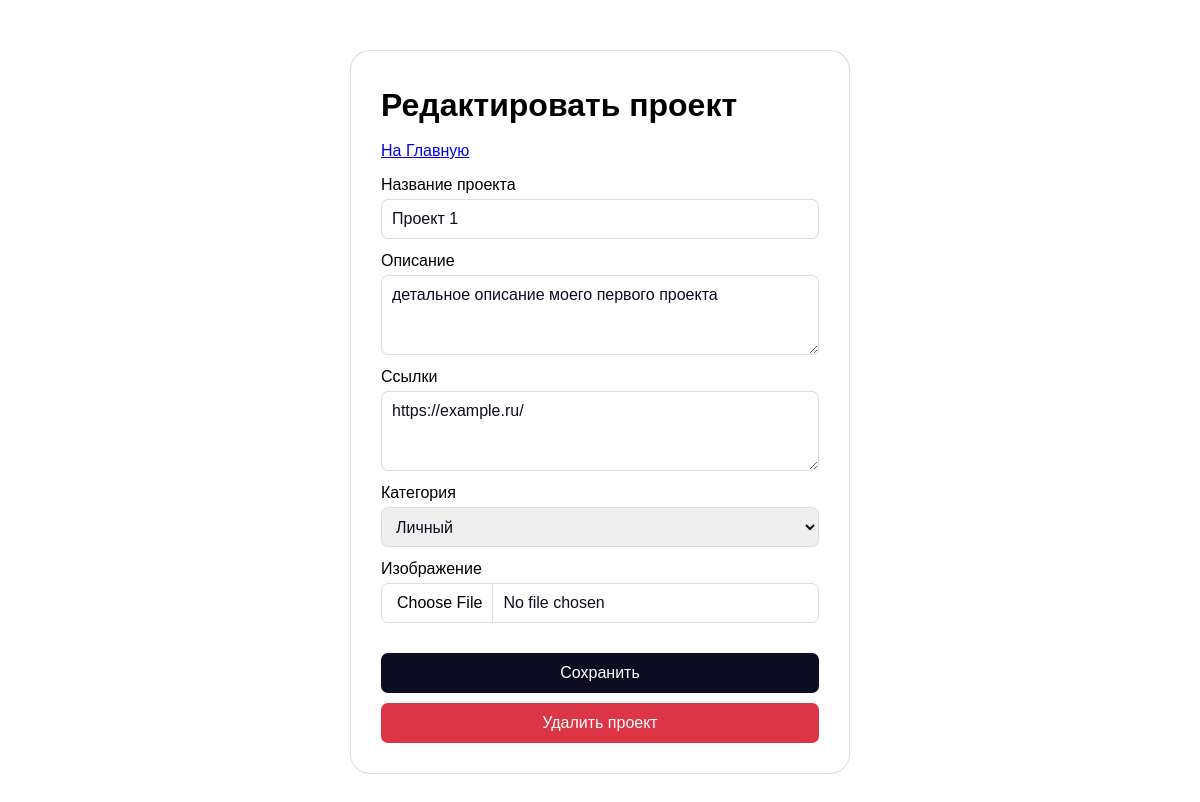
The app's page /edit_project/1 (signed in), older data.
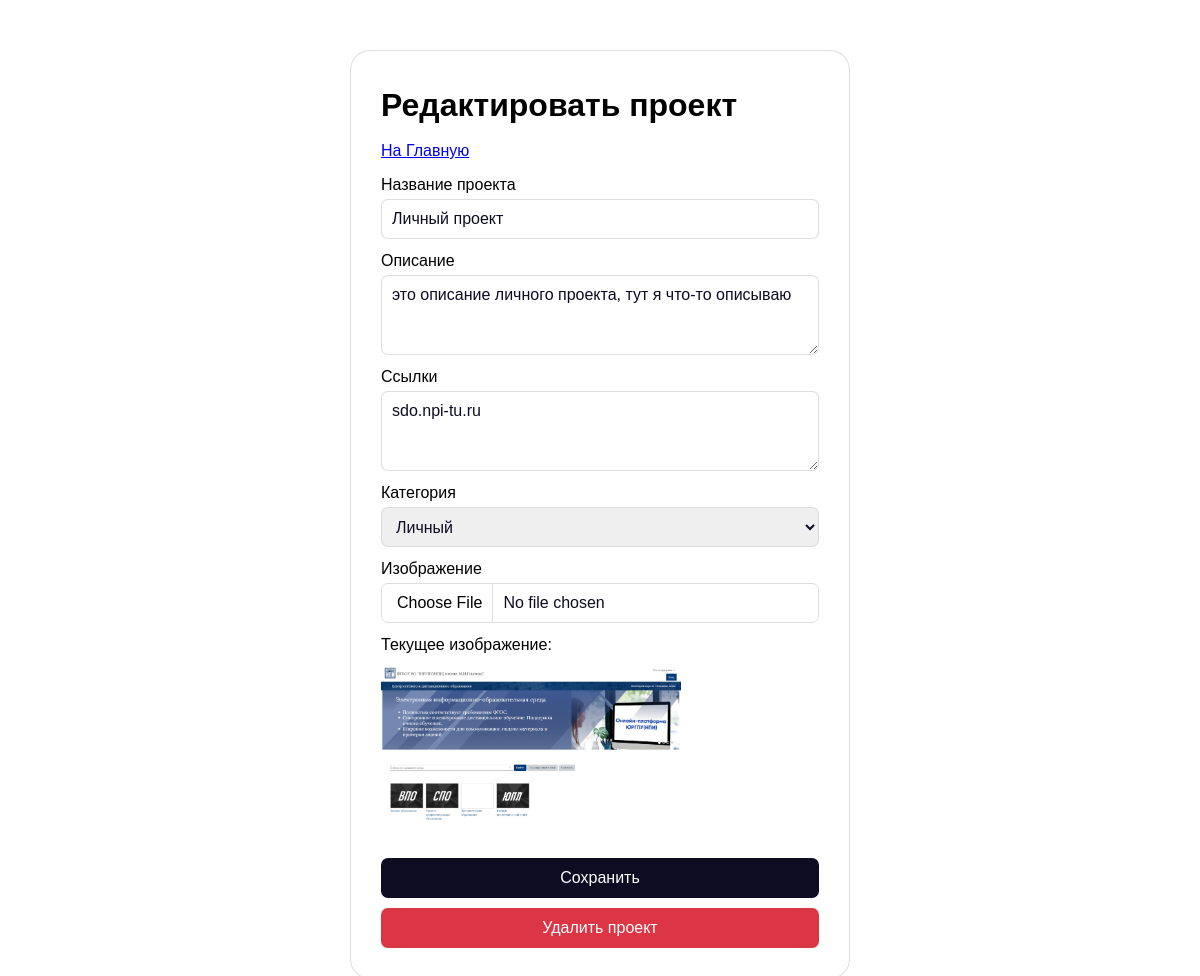
The same page, newer data.
### tables this page shows
CREATE TABLE projects (
        id INTEGER PRIMARY KEY AUTOINCREMENT,
        user_id INTEGER NOT NULL,
        title TEXT NOT NULL,
        description TEXT NOT NULL,
        links TEXT,
        category TEXT NOT NULL CHECK(category IN ('учебный', 'личный', 'командный')),
        image_path TEXT,
        created_at TIMESTAMP DEFAULT CURRENT_TIMESTAMP,
        FOREIGN KEY (user_id) REFERENCES users(id)
        );

### app.py (the view, shortened to what this page needs)
@app.route('/edit_project/<int:project_id>', methods=['GET', 'POST'])
def edit_project(project_id):
    conn = sqlite3.connect(DATABASE)
    conn.row_factory = sqlite3.Row
    c = conn.cursor()
    c.execute('''
        SELECT projects.*, users.username FROM projects
        JOIN users ON projects.user_id = users.id
        WHERE projects.id = ? AND users.username = ?
    ''', (project_id, session['username']))
    project = c.fetchone()
    if not project:
        flash("Проект не найден или доступ запрещен", "failure")
        return redirect(url_for('index'))
    conn.close()
    return render_template('edit_project.html', project=project)

### templates/edit_project.html (shortened to what this page needs)
<!DOCTYPE html>
<html lang="ru">
<head>
    <link rel="stylesheet" href="/static/reset.css">
    <link rel="stylesheet" href="/static/style.css">
</head>
<body>
    <div class="container edit-proj-container">
        <h1>Редактировать проект</h1>
        <p><a href="{{ url_for('index') }}">На Главную</a></p>
        <form method="POST" enctype="multipart/form-data">
            <div>
                <label for="title">Название проекта</label>
                <input type="text" id="title" name="title" value="{{ project.title }}" required>
            </div>
            <div>
                <label for="description">Описание</label>
                <textarea id="description" name="description" maxlength="400" required>{{ project.description }}</textarea>
            </div>
            <div>
                <label for="links">Ссылки</label>
                <textarea id="links" name="links" maxlength="400">{{ project.links }}</textarea>
            </div>
            <div>
                <label for="category">Категория</label>
                <select id="category" name="category" required>
                    <option value="личный" {% if project.category == 'личный' %}selected{% endif %}>Личный</option>
                </select>
            </div>
            <div>
                <label for="image">Изображение</label>
                <input type="file" id="image" name="image" accept="image/*">
                {% if project.image_path %}
                    <p style="margin: 10px 0;">Текущее изображение:</p>
                    <img src="{{ url_for('static', filename='img/' + project.image_path) }}" alt="Текущее изображение" style="max-width: 300px;">
                {% endif %}
            </div>
            <button type="submit" class="margin10 def-btn">Сохранить</button>
        </form>
        <form method="POST" action="{{ url_for('delete_project', project_id=project.id) }}"
            onsubmit="return confirm('Вы уверены, что хотите удалить этот проект?');">
            <button type="submit" class="def-btn dlt-btn">Удалить проект</button>
        </form>
    </div>
</body>
</html>

### static/style.css (style rules this page uses)
.container { margin: 100px auto; width: 400px; padding: 30px; display: flex; flex-direction: column; gap: 10px; border: 1px rgba(219, 218, 222, 0.9) solid; border-radius: 20px; background-color: #fff; font-size: 12pt; color:#000; }
.container > form { display: flex; flex-direction: column; gap: 10px; }
.container > form > div { display: flex; flex-direction: column; }
.container input, .container textarea, .container select { color: #0d0c22; height: 40px; border: 1px rgba(219, 218, 222, 0.9) solid; border-radius: 7px; padding: 0 10px; margin-top: 2px; }
.container textarea { padding-top: 7px; height: 80px; resize: vertical; max-height: 200px; }
.def-btn { background-color: #0d0c22; color: #fff; height: 40px; border: none; border-radius: 7px; }
button,a { transition: .2s; }
.margin10 { margin-top: 20px; }
.dlt-btn { background-color: #dc3545; }
.add-container, .edit-proj-container { margin: 50px auto; width: 500px; }

Row changes from the older to the newer data that the page shows:
changed projects "Личный": title "Проект 1" → "Личный проект"; description "детальное описание моего первого проекта" → "это описание личного проекта, тут я что-то описываю"; links "https://example.ru/" → "sdo.npi-tu.ru"; image_path: picture added
Text that changed along with them:
text now shown: "Текущее изображение:"
